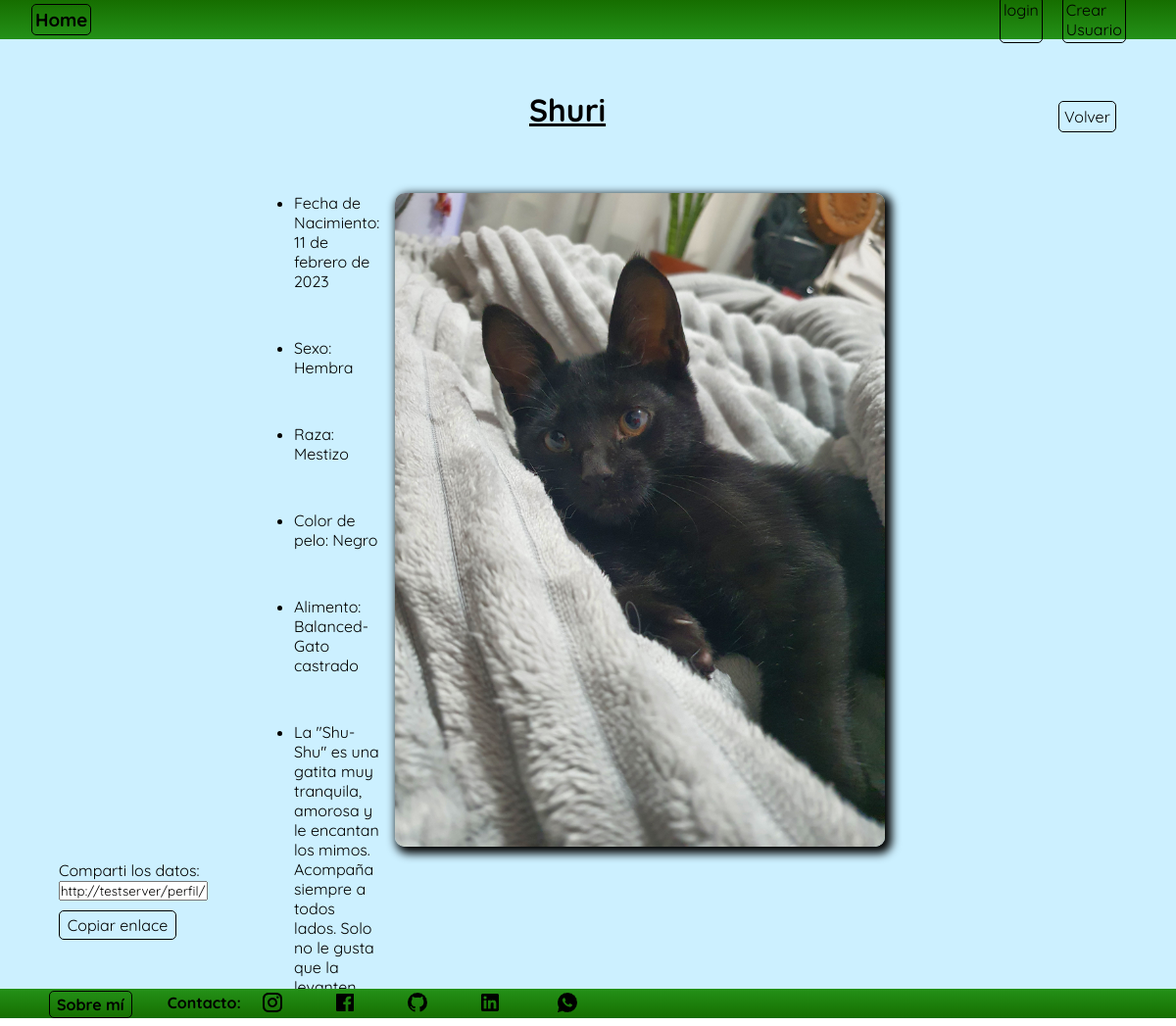
The app's page /perfil/perfil/mascota/detail/1 with its own data.
### perfil/models.py (models this page shows, shortened)
class Mascota(models.Model):
    nombre= models.CharField(max_length=50, verbose_name='Nombre')
    fecha_nacimiento = models.DateField(verbose_name='Fecha de nacimiento')
    sexo = models.CharField(max_length=20, null=True, blank=True, verbose_name='Sexo')
    raza = models.ForeignKey(Raza, on_delete=models.SET_NULL,null=True, blank=True, verbose_name='Raza')
    color_pelo = models.CharField(max_length=100, null=True,blank=True, verbose_name='Color de pelo')
    alimento = models.CharField(max_length=100, null=True,blank=True)
    datos_importantes = models.CharField(max_length=150, null=True,blank=True)
    foto = models.ImageField(upload_to='fotos',null=True, blank=True)
    descripcion = models.TextField(null=True, blank=True, verbose_name=('Descripción'))
    user = models.ForeignKey(User, on_delete=models.CASCADE)
    class Meta:
        verbose_name = 'Mascota'
        verbose_name_plural = 'Mascotas'

class Raza(models.Model):
    nombre = models.CharField(max_length=100)
    def __str__(self):
        return self.nombre
    class Meta:
        verbose_name = 'Raza'
        verbose_name_plural = 'Razas'

### perfil/views.py (the view)
# urls.py: path('perfil/mascota/detail/<int:pk>', MascotaDetail.as_view(), name='mascota_detail'),
class MascotaDetail(DetailView):
    model = Mascota

### perfil/templates/perfil/mascota_detail.html (shortened to what this page needs)
{% extends 'core/base.html' %}
{% load static %}
{% block content %}
    <main class="contenedor">
        <div class="titulo_detalle">
            <h1>{{ object.nombre }}</h1>
        </div>
        <ul class="contenedor_detalle">
            <div class="detalle">
                <li>Fecha de Nacimiento: {{ object.fecha_nacimiento }}</li>
                <li>Sexo: {{ object.sexo }}</li>
                <li>Raza: {{ object.raza }}</li>
                <li>Color de pelo: {{ object.color_pelo }}</li>
                <li>Alimento: {{ object.alimento }}</li>
                {% if object.descripcion %}
                <li>{{ object.descripcion}}</li>
                {% endif %}
            </div>
            {% if object.foto %}
            <img src="{{ object.foto.url }}" alt="Foto de {{ object.nombre }}" width="" height="" class="imagen_detalle">
            {% else %}
            <p>No hay foto disponible</p>
            {% endif %}
        </ul>
        <div class="copiar_enlace">
            <label for="enlace-detalle">Comparti los datos:</label>
            <input type="text" id="enlace-detalle" value="{{ request.build_absolute_uri }}" readonly>
            <button onclick="copiarEnlace()" class="boton_copiar">Copiar enlace</button>
        </div>
        <div class="volver_mascota_contenedor">
            <a href="{% url 'perfil:mascota_list' %}" class="volver_mascota">Volver</a>
        </div>
    </main>
{% endblock content %}

### core/static/css/style.css (style rules this page uses)
* { padding: 0; margin: 0; font-family: "Quicksand", sans-serif; }
.contenedor { display: grid; grid-template-columns: repeat(20, 5vw); grid-template-rows: repeat(18, 5vh); min-height: 92.54vh; background-color: rgb(204, 240, 255); width: 100vw; overflow: auto; }
.volver_mascota_contenedor { grid-column-start: 19; grid-row-start: 2; align-content: center; }
.volver_mascota { text-decoration: none; color: black; border: 1px solid black; border-radius: 5px; padding: 5px; transition-duration: .2s; }
.titulo_detalle { grid-column-start: 10; grid-column-end: 12; grid-row-start: 2; text-decoration: underline black; }
.contenedor_detalle { display: grid; grid-template-rows: repeat(5, 1fr); gap: 1rem; grid-column-start: 6; grid-column-end: 16; grid-row-start: 4; }
.detalle { display: flex; flex-flow: column; row-gap: 3rem; grid-column-start: 1; }
.imagen_detalle { width: 500px; border-radius: 10px; grid-column-start: 2; grid-row-start: 1; box-shadow: 4px 4px 10px 3px black; }
.copiar_enlace { grid-column: 2/5; grid-row-start: -3; }
.boton_copiar { padding: 3px; background: none; border: 1px solid black; border-radius: 5px; margin-top: 10px; font: inherit; color: inherit; cursor: pointer; outline: none; transition-duration: .3s; width: 120px; height: 30px; transition-duration: .2s; }

### records on screen
Mascota: nombre "Shuri", fecha_nacimiento "11 de febrero de 2023", sexo "Hembra", raza "Mestizo", color_pelo "Negro", alimento "Balanced-Gato castrado", descripcion "La \"Shu-Shu\" es una gatita muy tranquila, amorosa y le encantan los mimos. Acompaña siempre a todos lados. Solo no le gusta que la…", foto (picture)
